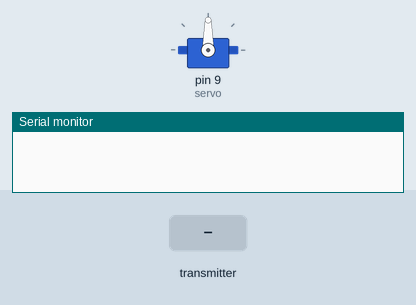
The sketch below on a simulated Arduino Uno, built with avr-gcc and run on an emulated ATmega328P. Shown: servo, the last lines printed to the serial monitor. Inputs (shaded band) come from the test bench. No radio packets arrive unless stated.

Above: at 1.2 s.
1.3 s: the transmitter starts sending n = 0
At 2.4 s:
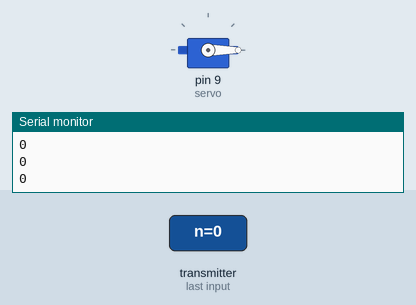
2.8 s: the transmitter starts sending n = 256
At 3.5 s:
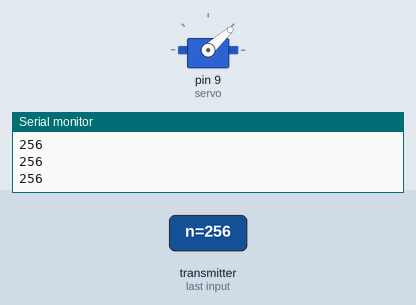
4.3 s: the transmitter starts sending n = 1023
At 4.6 s:
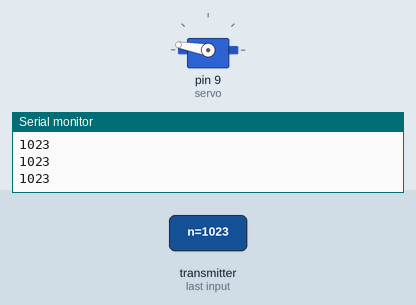
Timing chart, 0 to 7.3 s (numbered marks = the images above; inputs shaded):
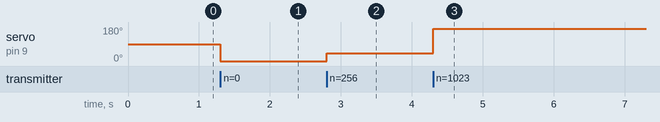

The sketch:

Brake_reciever.ino
```cpp
#include <Servo.h>

#include <SPI.h>
#include <nRF24L01.h>
#include <RF24.h>

Servo servo;

RF24 radio(7, 8); // CE, CSN

const byte address[6] = "00001";

void setup() {
  Serial.begin(9600);
  radio.begin();
  radio.openReadingPipe(0, address);
  radio.setPALevel(RF24_PA_MAX);
  radio.startListening();
  servo.attach(9);
}

void loop() {
  if (radio.available()) {
    int n;
    radio.read(&n, sizeof(n));
    Serial.println(n);
    servo.write(map(n, 0, 1023, 0, 170));
  }
}
```

Measured:
- after the input at 1.3 s, servo on pin 9 (servo): 90° → 0° at once
- after the input at 2.8 s, servo on pin 9 (servo): 0° → 42° at once
- after the input at 4.3 s, servo on pin 9 (servo): 42° → 170° at once
